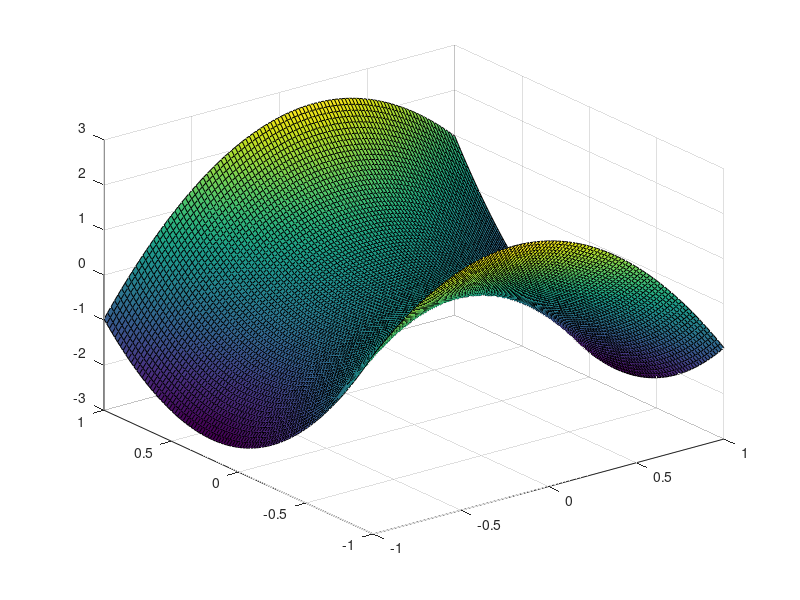

Here is the MATLAB script that generated this plot: (Note: this script raises an error after producing the figure.)
clear
clc
close all;

%% Visualizing nonconvexity
dim = 2;
A = diag([-5 5]);
[q,~] = qr(randn(dim));
A = q'*A*q;
b = zeros(dim,1);

f = @(x) 0.5*x'*A*x+b'*x;
dist = linspace(-1,1,100);
mesh = zeros(length(dist));
for i = 1:length(dist)
    for j= 1:length(dist)
        x = [dist(i);dist(j)];
        mesh(i,j) = f(x);
    end
end
surf(dist,dist,mesh)
save('visualization.mat', 'mesh') 

%% Single Trial Run
clear
clc

% Algorithm Parameters
it = 100;
dim = 35;
convexParam.maxIt = it;
beckParam.maxIt = it;
sgdParam.epochs = it;
sgdParam.miniBatchProp = 1/4;
sgdParam.maxIt = ceil(sgdParam.epochs/sgdParam.miniBatchProp);

A = rand(dim);
A = A+A';
b = rand(dim,1);

[convex, beck, sgd,sdp] = solvingTRS(A,b,dim,convexParam,beckParam,sgdParam,[]);

% Generate output statistics/plots
figure();
subplot(2,2,1)
plot(1:convexParam.maxIt,convex.objVal)
title('TRS Using Convex Reformulation')

subplot(2,2,2)
plot(1:beckParam.maxIt, beck.objValX)
hold on
plot(1:beckParam.maxIt, beck.objValY)
title('TRS Using Double-Start FOCM')
legend('Starting at 0','Starting at random point','location','best')

subplot(2,2,3)
plot(1:sgdParam.maxIt,sgd.objVal)
title('TRS Using Stochastic Projected Gradient Descent')
save('iterationComparison','convex','beck','sgd','sdp')
